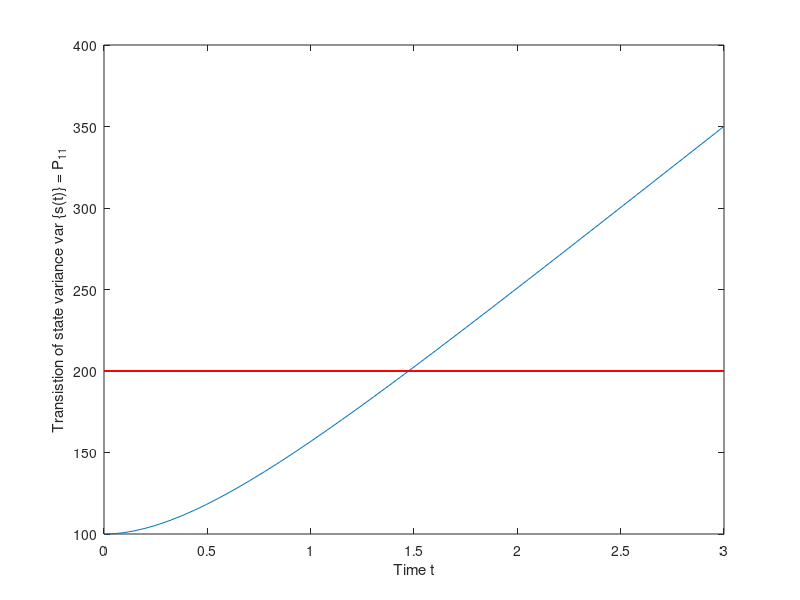
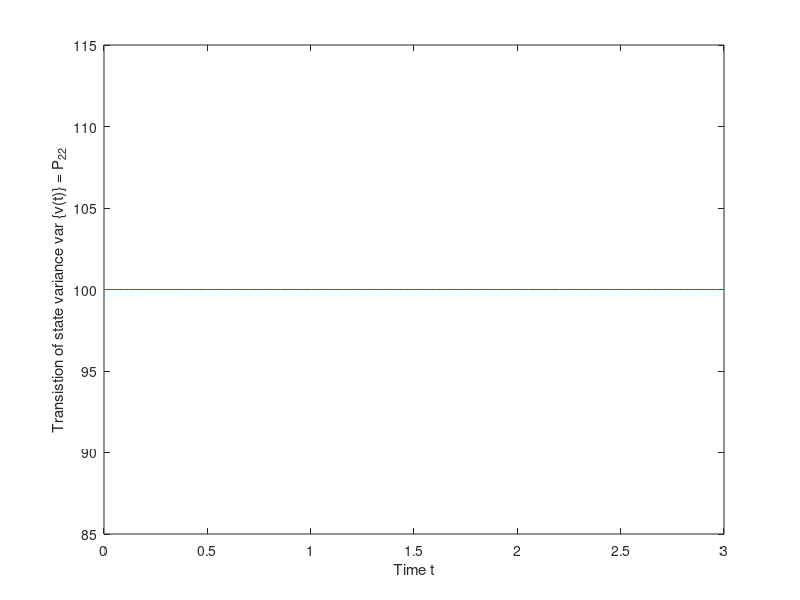
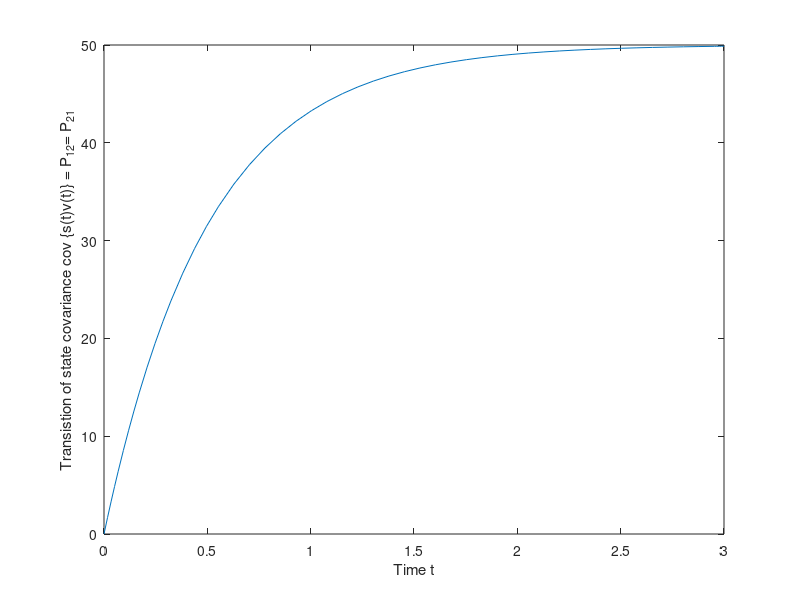

Write MATLAB code to recreate these figures, in order.
function main 
close all
clear all
clc
%Initialize the values
S_0=100;
V_0=100;
[t CovP]=ode45(@CovMat,[0 3],[S_0;0;V_0]);
P_11=CovP(:,1);
P_12=CovP(:,2);
P_22=CovP(:,3);
plot(t,P_11);
hold on
plot(t,2*S_0*ones(length(t)),'r-');
xlabel('Time t');
ylabel('Transistion of state variance var \{s(t)\} = P_{11}');
figure(2)
plot(t,P_22)
xlabel('Time t');
ylabel('Transistion of state variance var \{v(t)\} = P_{22}');
figure(3)
plot(t,P_12)
xlabel('Time t');
ylabel('Transistion of state covariance cov \{s(t)v(t)\} = P_{12}= P_{21}');
end
% ODE function solver.
function dCovX=CovMat(t,X)
  P(1,1)=X(1,1);
  P(1,2)=X(2,1);
  P(2,1)=P(1,2);
  P(2,2)=X(3,1);
  A=[0 1; 0 -2];
  W=[0; 20];
  dP=A*P+P*A'+W*W';
  dCovX=[dP(1,1);dP(1,2);dP(2,2)];
end
